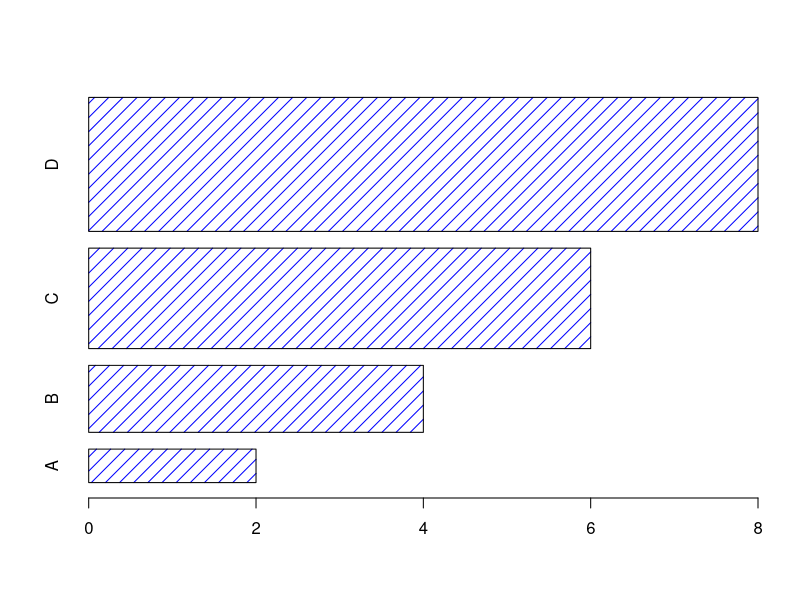

Write R code to recreate this figure.
x <- c("A", "B", "C", "D")

# y-axis values
y <- c(2, 4, 6, 8)

barplot(y, names.arg = x, col = "blue", density = 10, width = c(1,2,3,4), horiz = TRUE)

